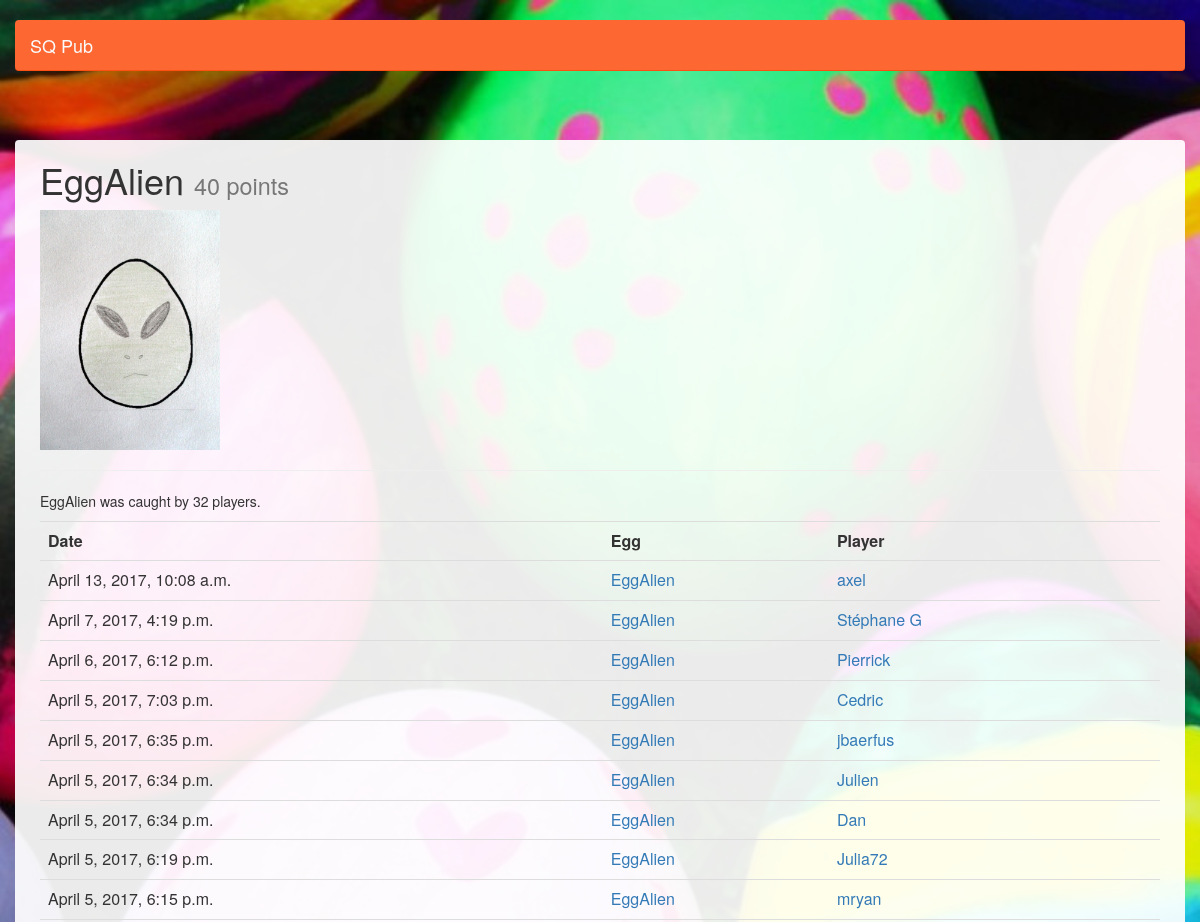
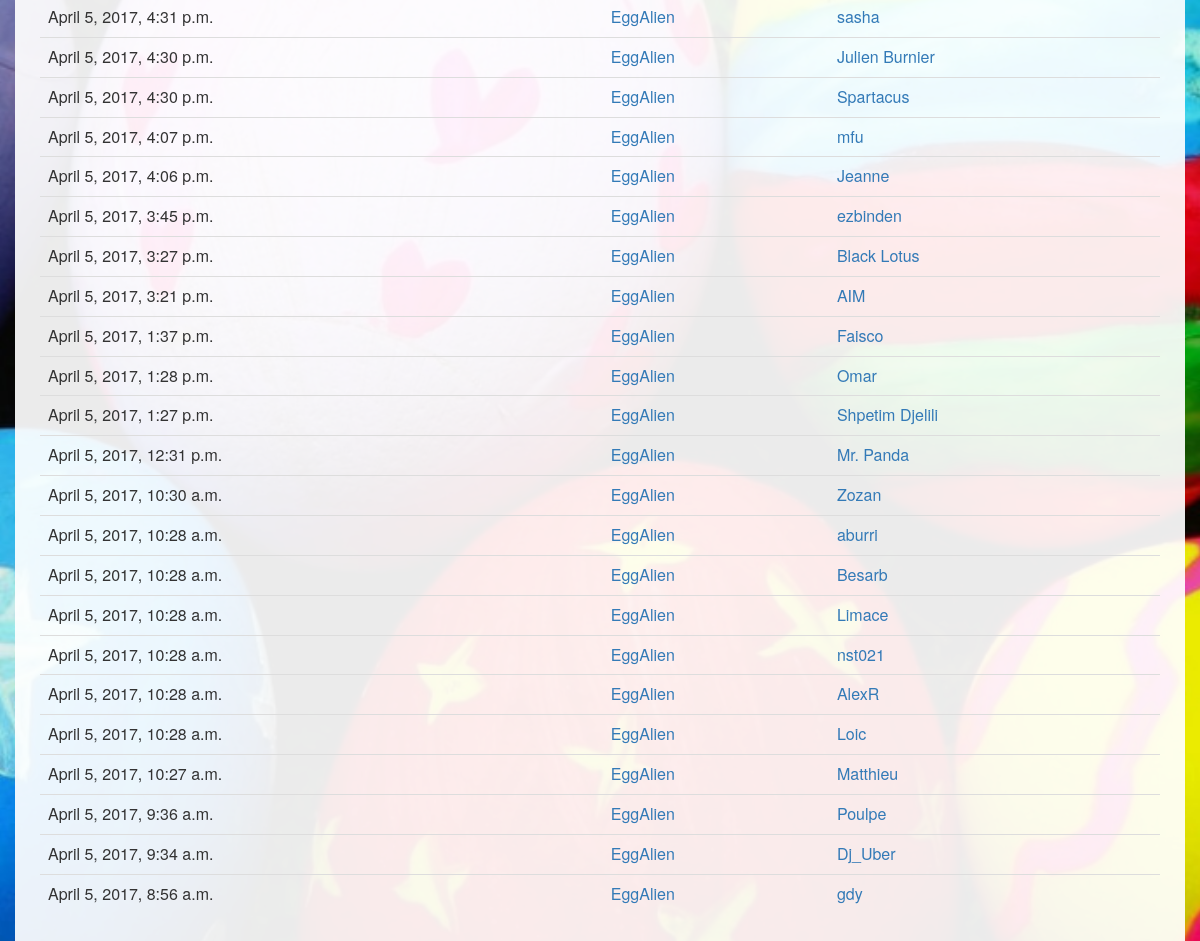
The page /egg/14/ on the database its author committed (2 pictures, top to bottom).
### eggcatch/models.py (models this page shows, shortened)
@python_2_unicode_compatible  # only if you need to support Python 2
class Egg(models.Model):
    name = models.CharField(max_length=64, unique=True)
    points = models.SmallIntegerField(default=10)
    code = models.CharField(max_length=32, editable=True, blank=True, unique=True)
    description = models.CharField(max_length=256, blank=True)
    comment_private = models.CharField(max_length=256, blank=True)
    image = models.ImageField(upload_to=get_image_path, blank=True, null=True)
    def is_toxic(self):
        return self.points < 0

@python_2_unicode_compatible  # only if you need to support Python 2
class Catch(models.Model):
    egg = models.ForeignKey(Egg, on_delete=models.CASCADE)
    player = models.ForeignKey(Player, on_delete=models.CASCADE)
    date = models.DateTimeField('catch date')

@python_2_unicode_compatible  # only if you need to support Python 2
class Player(models.Model):
    name = models.CharField(max_length=64, unique=True)
    last_eurochicken = models.DateTimeField('last eurochicken', default=datetime.datetime.now, blank=True, null=True)
    egg_eurochicken = models.ForeignKey(Egg, on_delete=models.CASCADE, blank=True, null=True)
    code_eurochicken = models.CharField(max_length=32, editable=True, blank=True)

### eggcatch/views.py (the view)
# urls.py: url(r'^egg/(?P<id>[0-9]+)/$', views.egg_detail_from_id, name='egg'),
def egg_detail_from_id(request, id):
    player = current_player(request)
    egg = get_object_or_404(Egg, id=id)
    catch = Catch.objects.filter(player=player, egg=egg).first()
    catches = Catch.objects.filter(egg=egg).order_by("-date")
    return render(request, 'egg_detail.html', {'allow_catch':False, 'egg': egg, 'player':player, 'catch':catch, 'just_caught':False, 'catches':catches})

### eggcatch/views.py (called while the page is built, shortened)
def current_player(request):
    if 'player_id' not in request.COOKIES:
        return None

### eggcatch/templates/egg_detail.html (shortened to what this page needs)
{% extends "base.html" %}
{% block content %}
<h1>
	{{ egg.name }}
	<span class="small">{{ egg.points }} points</span>
</h1>
{% if egg.is_toxic %}
{% load static %}
{% endif %}
{% if egg.image %}
<img src="{{ egg.image.url }}" width=180 />
{% endif %}
<hr />
{% if catch %}
{% else %}
	<P>
{% endif %}
<P>{{ egg.name }} was caught by {{ catches.count }} players.</P>
<table class="table table-responsive table-hover">
  <tr>
    <th>Date</th>
    <th>Egg</th>
    <th>Player</th>
  </tr>
  {% for c in catches %}
  <tr>
    <td>{{c.date}}</td>
    <td><a href="/egg/{{ c.egg.id }}">{{ c.egg.name }}</a></td>
    <td><a href="/player/{{ c.player.id }}">{{ c.player.name }}</a></td>
  </tr>
  {% endfor %}
</table>
{% endblock %}

### site_media/css/sqpub.css (style rules this page uses)
body { background-color: red; background: url('../img/bg2-dark.jpg') no-repeat center center fixed; -webkit-background-size: cover; -moz-background-size: cover; -o-background-size: cover; background-size: cover; min-height: 100%; padding: 0px 10px; }

### rows shown on the page
Egg: name "EggAlien", points "40", image (picture)
Catch: date "April 13, 2017, 10:08 a.m.", egg.name "EggAlien", player.name "axel"
Catch: date "April 7, 2017, 4:19 p.m.", egg.name "EggAlien", player.name "Stéphane G"
Catch: date "April 6, 2017, 6:12 p.m.", egg.name "EggAlien", player.name "Pierrick"
Catch: date "April 5, 2017, 7:03 p.m.", egg.name "EggAlien", player.name "Cedric"
Catch: date "April 5, 2017, 6:35 p.m.", egg.name "EggAlien", player.name "jbaerfus"
Catch: date "April 5, 2017, 6:34 p.m.", egg.name "EggAlien", player.name "Julien"
Catch: date "April 5, 2017, 6:34 p.m.", egg.name "EggAlien", player.name "Dan"
Catch: date "April 5, 2017, 6:19 p.m.", egg.name "EggAlien", player.name "Julia72"
Catch: date "April 5, 2017, 6:15 p.m.", egg.name "EggAlien", player.name "mryan"
Catch: date "April 5, 2017, 4:31 p.m.", egg.name "EggAlien", player.name "sasha"
Catch: date "April 5, 2017, 4:30 p.m.", egg.name "EggAlien", player.name "Julien Burnier"
Catch: date "April 5, 2017, 4:30 p.m.", egg.name "EggAlien", player.name "Spartacus"
Catch: date "April 5, 2017, 4:07 p.m.", egg.name "EggAlien", player.name "mfu"
Catch: date "April 5, 2017, 4:06 p.m.", egg.name "EggAlien", player.name "Jeanne"
Catch: date "April 5, 2017, 3:45 p.m.", egg.name "EggAlien", player.name "ezbinden"
Catch: date "April 5, 2017, 3:27 p.m.", egg.name "EggAlien", player.name "Black Lotus"
Catch: date "April 5, 2017, 3:21 p.m.", egg.name "EggAlien", player.name "AIM"
Catch: date "April 5, 2017, 1:37 p.m.", egg.name "EggAlien", player.name "Faisco"
Catch: date "April 5, 2017, 1:28 p.m.", egg.name "EggAlien", player.name "Omar"
Catch: date "April 5, 2017, 1:27 p.m.", egg.name "EggAlien", player.name "Shpetim Djelili"
Catch: date "April 5, 2017, 12:31 p.m.", egg.name "EggAlien", player.name "Mr. Panda"
Catch: date "April 5, 2017, 10:30 a.m.", egg.name "EggAlien", player.name "Zozan"
Catch: date "April 5, 2017, 10:28 a.m.", egg.name "EggAlien", player.name "aburri"
Catch: date "April 5, 2017, 10:28 a.m.", egg.name "EggAlien", player.name "Besarb"
Catch: date "April 5, 2017, 10:28 a.m.", egg.name "EggAlien", player.name "Limace"
Catch: date "April 5, 2017, 10:28 a.m.", egg.name "EggAlien", player.name "nst021"
Catch: date "April 5, 2017, 10:28 a.m.", egg.name "EggAlien", player.name "AlexR"
Catch: date "April 5, 2017, 10:28 a.m.", egg.name "EggAlien", player.name "Loic"
Catch: date "April 5, 2017, 10:27 a.m.", egg.name "EggAlien", player.name "Matthieu"
Catch: date "April 5, 2017, 9:36 a.m.", egg.name "EggAlien", player.name "Poulpe"
Catch: date "April 5, 2017, 9:34 a.m.", egg.name "EggAlien", player.name "Dj_Uber"
Catch: date "April 5, 2017, 8:56 a.m.", egg.name "EggAlien", player.name "gdy"

### other values the page prints
{{ catches.count }} "32"
